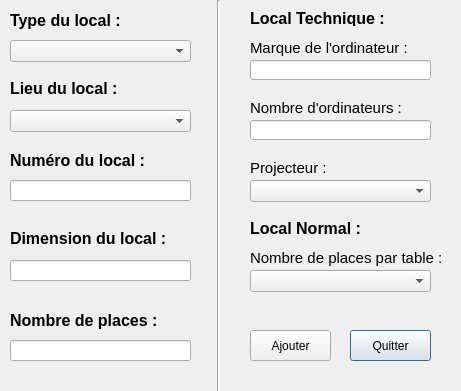
<?xml version="1.0" encoding="UTF-8"?>
<ui version="4.0">
 <class>Dialog</class>
 <widget class="QDialog" name="Dialog">
  <property name="geometry">
   <rect>
    <x>0</x>
    <y>0</y>
    <width>461</width>
    <height>391</height>
   </rect>
  </property>
  <property name="windowTitle">
   <string>Dialog</string>
  </property>
  <widget class="QLabel" name="label_num_local">
   <property name="geometry">
    <rect>
     <x>10</x>
     <y>150</y>
     <width>191</width>
     <height>21</height>
    </rect>
   </property>
   <property name="font">
    <font>
     <pointsize>12</pointsize>
     <weight>75</weight>
     <bold>true</bold>
    </font>
   </property>
   <property name="text">
    <string>Numéro du local :</string>
   </property>
  </widget>
  <widget class="QLineEdit" name="lineEdit_num_local">
   <property name="geometry">
    <rect>
     <x>10</x>
     <y>180</y>
     <width>181</width>
     <height>21</height>
    </rect>
   </property>
  </widget>
  <widget class="QLabel" name="label_dimension_local">
   <property name="geometry">
    <rect>
     <x>10</x>
     <y>230</y>
     <width>171</width>
     <height>16</height>
    </rect>
   </property>
   <property name="font">
    <font>
     <pointsize>12</pointsize>
     <weight>75</weight>
     <bold>true</bold>
    </font>
   </property>
   <property name="text">
    <string>Dimension du local :</string>
   </property>
  </widget>
  <widget class="QLineEdit" name="lineEdit_dimension_local">
   <property name="geometry">
    <rect>
     <x>10</x>
     <y>260</y>
     <width>181</width>
     <height>21</height>
    </rect>
   </property>
  </widget>
  <widget class="QLabel" name="label_type">
   <property name="geometry">
    <rect>
     <x>10</x>
     <y>10</y>
     <width>131</width>
     <height>21</height>
    </rect>
   </property>
   <property name="font">
    <font>
     <pointsize>12</pointsize>
     <weight>75</weight>
     <bold>true</bold>
    </font>
   </property>
   <property name="text">
    <string>Type du local :</string>
   </property>
  </widget>
  <widget class="QComboBox" name="comboBox_type">
   <property name="geometry">
    <rect>
     <x>10</x>
     <y>40</y>
     <width>181</width>
     <height>22</height>
    </rect>
   </property>
  </widget>
  <widget class="QLabel" name="label_erreur_numero">
   <property name="geometry">
    <rect>
     <x>10</x>
     <y>210</y>
     <width>181</width>
     <height>21</height>
    </rect>
   </property>
   <property name="text">
    <string/>
   </property>
  </widget>
  <widget class="QLabel" name="label_erreur_dimension">
   <property name="geometry">
    <rect>
     <x>10</x>
     <y>290</y>
     <width>181</width>
     <height>21</height>
    </rect>
   </property>
   <property name="text">
    <string/>
   </property>
  </widget>
  <widget class="QLabel" name="label_nb_places">
   <property name="geometry">
    <rect>
     <x>10</x>
     <y>310</y>
     <width>171</width>
     <height>21</height>
    </rect>
   </property>
   <property name="font">
    <font>
     <pointsize>12</pointsize>
     <weight>75</weight>
     <bold>true</bold>
    </font>
   </property>
   <property name="text">
    <string>Nombre de places : </string>
   </property>
  </widget>
  <widget class="QLineEdit" name="lineEdit_nb_places">
   <property name="geometry">
    <rect>
     <x>10</x>
     <y>340</y>
     <width>181</width>
     <height>21</height>
    </rect>
   </property>
  </widget>
  <widget class="QLabel" name="label_erreur_nb_places">
   <property name="geometry">
    <rect>
     <x>10</x>
     <y>380</y>
     <width>181</width>
     <height>21</height>
    </rect>
   </property>
   <property name="text">
    <string/>
   </property>
  </widget>
  <widget class="QLabel" name="label_lieu">
   <property name="geometry">
    <rect>
     <x>10</x>
     <y>80</y>
     <width>181</width>
     <height>16</height>
    </rect>
   </property>
   <property name="font">
    <font>
     <pointsize>12</pointsize>
     <weight>75</weight>
     <bold>true</bold>
    </font>
   </property>
   <property name="text">
    <string>Lieu du local :</string>
   </property>
  </widget>
  <widget class="QComboBox" name="comboBox_lieu">
   <property name="geometry">
    <rect>
     <x>10</x>
     <y>110</y>
     <width>181</width>
     <height>22</height>
    </rect>
   </property>
  </widget>
  <widget class="Line" name="line">
   <property name="geometry">
    <rect>
     <x>210</x>
     <y>0</y>
     <width>16</width>
     <height>711</height>
    </rect>
   </property>
   <property name="orientation">
    <enum>Qt::Vertical</enum>
   </property>
  </widget>
  <widget class="QLabel" name="label_local_technique">
   <property name="geometry">
    <rect>
     <x>250</x>
     <y>10</y>
     <width>151</width>
     <height>16</height>
    </rect>
   </property>
   <property name="font">
    <font>
     <pointsize>12</pointsize>
     <weight>75</weight>
     <bold>true</bold>
    </font>
   </property>
   <property name="text">
    <string>Local Technique :</string>
   </property>
  </widget>
  <widget class="QLabel" name="label_local_normal">
   <property name="geometry">
    <rect>
     <x>250</x>
     <y>220</y>
     <width>151</width>
     <height>16</height>
    </rect>
   </property>
   <property name="font">
    <font>
     <pointsize>12</pointsize>
     <weight>75</weight>
     <bold>true</bold>
    </font>
   </property>
   <property name="text">
    <string>Local Normal :</string>
   </property>
  </widget>
  <widget class="QLabel" name="label_marque_ordi">
   <property name="geometry">
    <rect>
     <x>250</x>
     <y>40</y>
     <width>181</width>
     <height>16</height>
    </rect>
   </property>
   <property name="font">
    <font>
     <pointsize>11</pointsize>
     <weight>50</weight>
     <bold>false</bold>
    </font>
   </property>
   <property name="text">
    <string>Marque de l'ordinateur :</string>
   </property>
  </widget>
  <widget class="QLineEdit" name="lineEdit_marque_ordinateur">
   <property name="geometry">
    <rect>
     <x>250</x>
     <y>60</y>
     <width>181</width>
     <height>20</height>
    </rect>
   </property>
  </widget>
  <widget class="QLabel" name="label_nb_ordinateurs">
   <property name="geometry">
    <rect>
     <x>250</x>
     <y>100</y>
     <width>171</width>
     <height>16</height>
    </rect>
   </property>
   <property name="font">
    <font>
     <pointsize>11</pointsize>
     <weight>50</weight>
     <bold>false</bold>
    </font>
   </property>
   <property name="text">
    <string>Nombre d'ordinateurs :</string>
   </property>
  </widget>
  <widget class="QLabel" name="label_erreur_marque_ordi">
   <property name="geometry">
    <rect>
     <x>250</x>
     <y>80</y>
     <width>181</width>
     <height>21</height>
    </rect>
   </property>
   <property name="text">
    <string/>
   </property>
  </widget>
  <widget class="QLineEdit" name="lineEdit_nb_ordi">
   <property name="geometry">
    <rect>
     <x>250</x>
     <y>120</y>
     <width>181</width>
     <height>20</height>
    </rect>
   </property>
  </widget>
  <widget class="QLabel" name="label_erreur_nb_ordinateurs">
   <property name="geometry">
    <rect>
     <x>250</x>
     <y>140</y>
     <width>181</width>
     <height>21</height>
    </rect>
   </property>
   <property name="text">
    <string/>
   </property>
  </widget>
  <widget class="QLabel" name="label_nb_places_2">
   <property name="geometry">
    <rect>
     <x>250</x>
     <y>250</y>
     <width>221</width>
     <height>16</height>
    </rect>
   </property>
   <property name="font">
    <font>
     <pointsize>11</pointsize>
     <weight>50</weight>
     <bold>false</bold>
    </font>
   </property>
   <property name="text">
    <string>Nombre de places par table :</string>
   </property>
  </widget>
  <widget class="QComboBox" name="comboBox_nb_places">
   <property name="geometry">
    <rect>
     <x>250</x>
     <y>270</y>
     <width>181</width>
     <height>22</height>
    </rect>
   </property>
  </widget>
  <widget class="QLabel" name="label_projecteur">
   <property name="geometry">
    <rect>
     <x>250</x>
     <y>160</y>
     <width>121</width>
     <height>16</height>
    </rect>
   </property>
   <property name="font">
    <font>
     <pointsize>11</pointsize>
    </font>
   </property>
   <property name="text">
    <string>Projecteur :</string>
   </property>
  </widget>
  <widget class="QComboBox" name="comboBox_projecteur">
   <property name="geometry">
    <rect>
     <x>250</x>
     <y>180</y>
     <width>181</width>
     <height>22</height>
    </rect>
   </property>
  </widget>
  <widget class="QPushButton" name="pushButton_quitter">
   <property name="geometry">
    <rect>
     <x>350</x>
     <y>330</y>
     <width>81</width>
     <height>31</height>
    </rect>
   </property>
   <property name="text">
    <string>Quitter</string>
   </property>
  </widget>
  <widget class="QPushButton" name="pushButton_ajouter_local">
   <property name="geometry">
    <rect>
     <x>250</x>
     <y>330</y>
     <width>81</width>
     <height>31</height>
    </rect>
   </property>
   <property name="text">
    <string>Ajouter</string>
   </property>
  </widget>
 </widget>
 <resources/>
 <connections/>
</ui>
